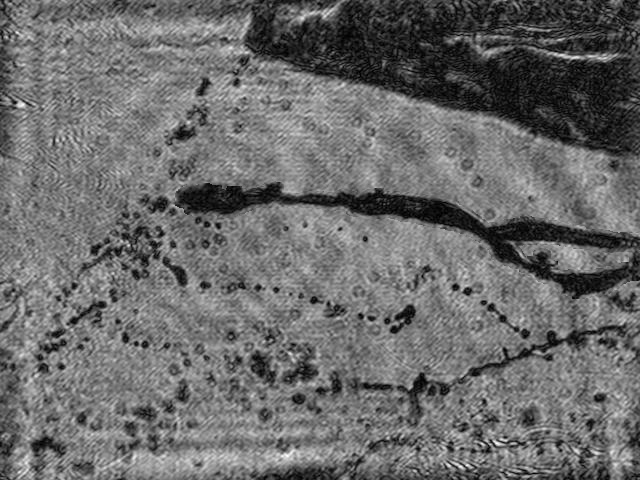
#> input picture example_data/image/07_sequence1_0_0_Img001575.tif fused image.jpg, 640 x 480 px
$ python -i utils.py   (imports and definitions only)
#> lines starting #> are read from the running program, lines starting #| are printed output that depends on the picture; after the words box and inside, x2 and y2 are one past the last pixel; in counts of white or black regions, pixels touching at a corner belong together
#> further down, picture is the input picture: shape (480, 640, 3); min 0, max 255, mean 107
import numpy as np
import cv2
from sklearn.cluster import KMeans
from scipy.spatial import distance_matrix
from scipy.optimize import linear_sum_assignment


# [123 lines left out: functions mask_treatment, deal_with_single_frame, not called in this run]


def pro_propress_mask(mask):
    '''
    remove the small connected components.
    '''
    mask = mask.astype(np.uint8)

    retval, labels, stats, centroids = cv2.connectedComponentsWithStats(
        mask, connectivity=8
    )

    all_area = np.sum(mask) / 255

    new_mask = np.zeros_like(mask)
    for i in range(1, retval):

        if stats[i, cv2.CC_STAT_AREA] / all_area <= 5e-3:
            new_mask[labels == (i)] = 0
        else:
            new_mask[labels == (i)] = 255
    return new_mask


def post_process_via_cluster(img, out_mask):
    '''
    post process the mask generated by sam2 model, the mask is a binary mask, we need to remove the small connected components and fill the holes.
    '''
#> called with out_mask = 'out.png'

    img[out_mask == 0] = 255
    # plt.imshow(mask)
    # plt.show()
    posi_coors = np.where(img < 255)
    posi_value = img[posi_coors]
    # plt.hist(posi_value, color="orange", rwidth=0.8)
    # plt.show()
    kmeans = KMeans(n_clusters=2)
    kmeans.fit(posi_value.reshape(-1, 1))
    labels = kmeans.labels_
    cl1_value = posi_value[labels == 0]
    cl2_value = posi_value[labels == 1]
    judge_list = [
        np.max(cl1_value),
        np.max(cl2_value),
        np.min(cl1_value),
        np.min(cl2_value),
    ]
#> judge_list = [251, 88, 89, 0]
    judge_list = sorted(judge_list)
#> judge_list = [0, 88, 89, 251]
    thre = int(0.5 * (judge_list[1] + judge_list[2]))
#> thre = 88
    # print(thre)
    new_mask = np.zeros_like(img)

    img[img < thre] = 0
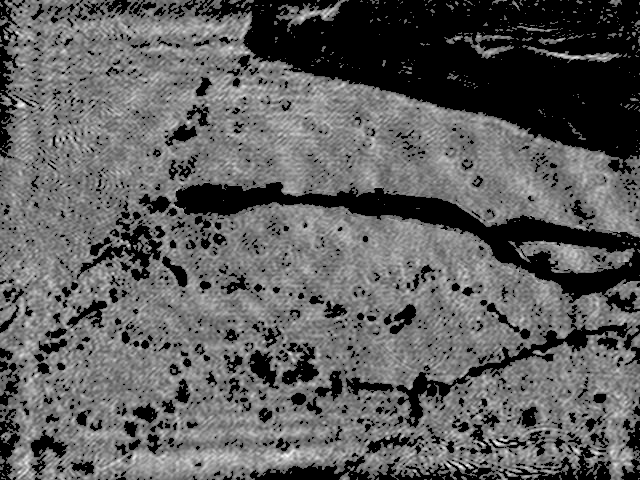
#> img: shape (480, 640, 3); min 0, max 255, mean 94.4
    img[img >= thre] = 255
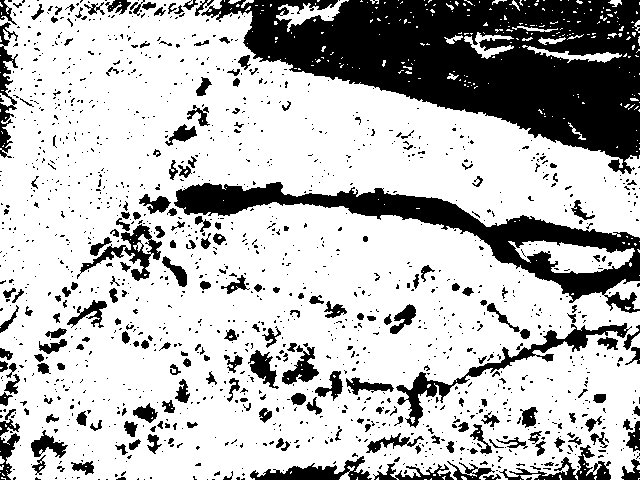
#> img: shape (480, 640, 3); 72.9% white; 1425 black regions (1197 under 20 px), largest, box (x1, y1, x2, y2) and area: (201, 0, 640, 174) 39291, (174, 182, 640, 313) 12561, (396, 323, 632, 428) 2688

    img = 255 - img
    mask = pro_propress_mask(img[..., 0])
#> in pro_propress_mask, `retval, labels, stats, centroids = cv2.connectedComponentsWithStats( m..`:
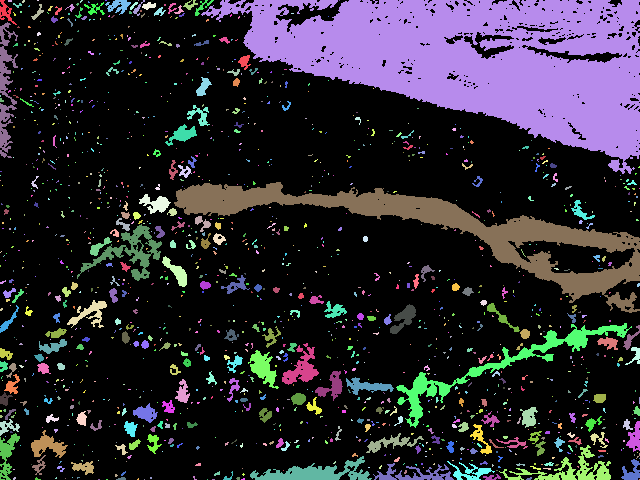
#> labels: shape (480, 640) int32; 1426 distinct labels, from 0 to 1425; one colour per label, 0 black
#> in pro_propress_mask, `retval, labels, stats, centroids = cv2.connectedComponentsWithStats( m..`: retval = 1426; stats = 1426 rows, first 6: [0, 0, 640, 480, 224035], [0, 0, 17, 25, 154], [8, 0, 4, 2, 8], [22, 0, 3, 3, 7], [37, 0, 2, 1, 2], [80, 0, 3, 3, 5]; centroids = 1426 pairs, first value 0 to 639, second value 0 to 479
#> in pro_propress_mask, `all_area = np.sum(mask) / 255`: all_area = 83165
#> after the loop in pro_propress_mask, `for i in range(1, retval):`:
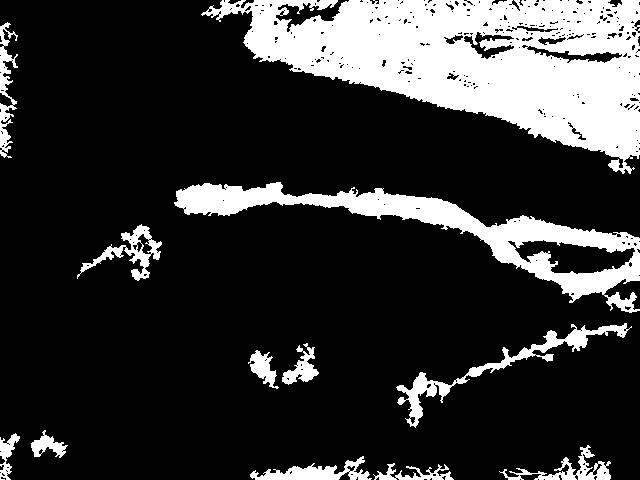
#> new_mask: shape (480, 640); 20.1% white; 12 white regions, largest, box (x1, y1, x2, y2) and area: (201, 0, 640, 174) 39291, (174, 182, 640, 313) 12561, (396, 323, 632, 428) 2688
    mask = cv2.dilate(mask, np.ones((3, 3), np.uint8), iterations=1)
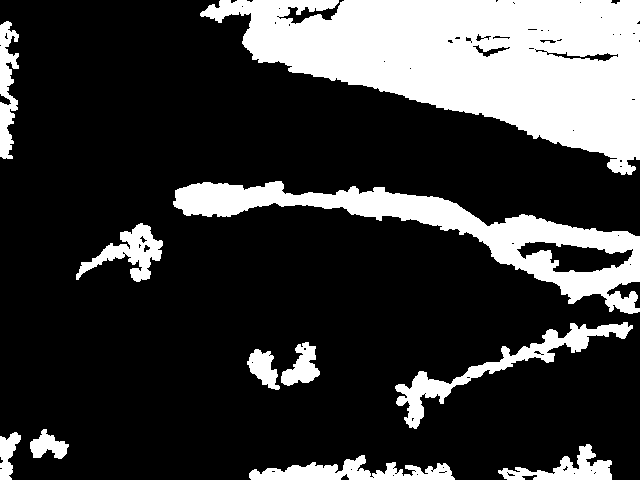
#> mask: shape (480, 640); 23.5% white; 11 white regions, largest, box (x1, y1, x2, y2) and area: (200, 0, 640, 175) 42800, (173, 181, 640, 314) 14774, (395, 322, 633, 429) 3894
    mask = cv2.erode(mask, np.ones((3, 3), np.uint8), iterations=1)
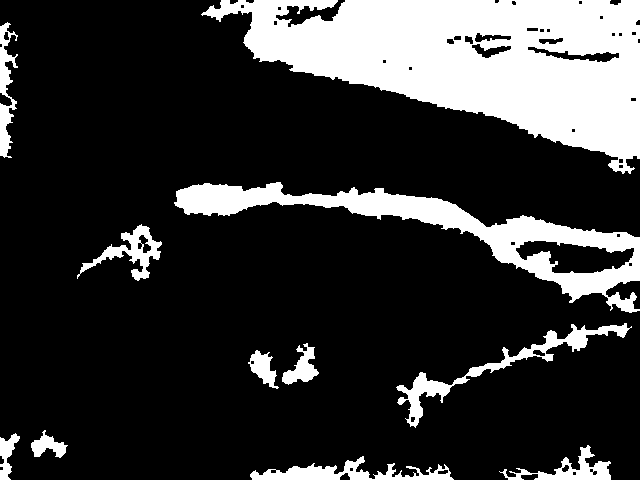
#> mask: shape (480, 640); 21% white; 11 white regions, largest, box (x1, y1, x2, y2) and area: (201, 0, 640, 174) 40888, (174, 182, 640, 313) 12836, (396, 323, 632, 428) 2826
    return mask


# [210 lines left out: functions get_partitions, warp_image, cal_light_flow, single_match, match, cal_match_process and 2 more, not called in this run]

>>> import cv2
>>> picture = cv2.imread('example_data/image/07_sequence1_0_0_Img001575.tif fused image.jpg')
>>> result = post_process_via_cluster(picture, 'out.png')

$ run again, on example_data/image/07_sequence1_0_0_Img001577.tif fused image.jpg
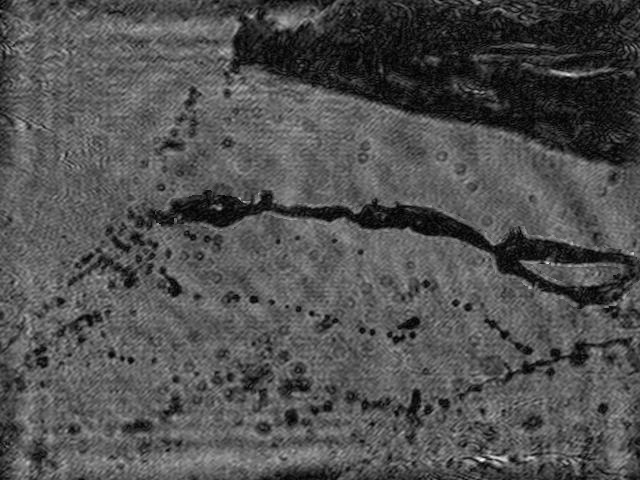
#> input picture example_data/image/07_sequence1_0_0_Img001577.tif fused image.jpg, 640 x 480 px
#> picture is the input picture: shape (480, 640, 3); min 0, max 246, mean 80.6
#> in post_process_via_cluster, `judge_list = [ np.max(cl1_value), np.max(cl2_value), np.min(cl1_value)..`: judge_list = [66, 246, 0, 67]
#> in post_process_via_cluster, `judge_list = sorted(judge_list)`: judge_list = [0, 66, 67, 246]
#> thre = 66
#> in pro_propress_mask, `retval, labels, stats, centroids = cv2.connectedComponentsWithStats( m..`:
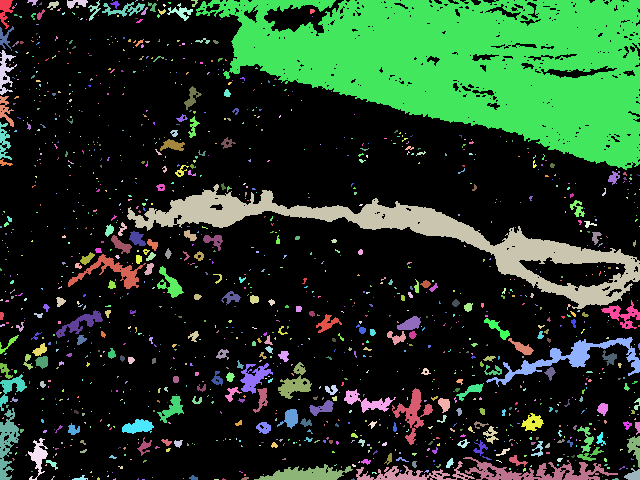
#> labels: shape (480, 640) int32; 1357 distinct labels, from 0 to 1356; one colour per label, 0 black
#> retval = 1357; stats = 1357 rows, first 6: [0, 0, 640, 480, 223639], [0, 0, 13, 29, 202], [27, 0, 11, 6, 32], [47, 1, 12, 9, 57], [67, 0, 21, 9, 113], [88, 0, 13, 21, 84]; centroids = 1357 pairs, first value 0.333 to 639, second value 0 to 479
#> all_area = 83561
#> in post_process_via_cluster, `mask = cv2.erode(mask, np.ones((3, 3), np.uint8), iterations=1)`:
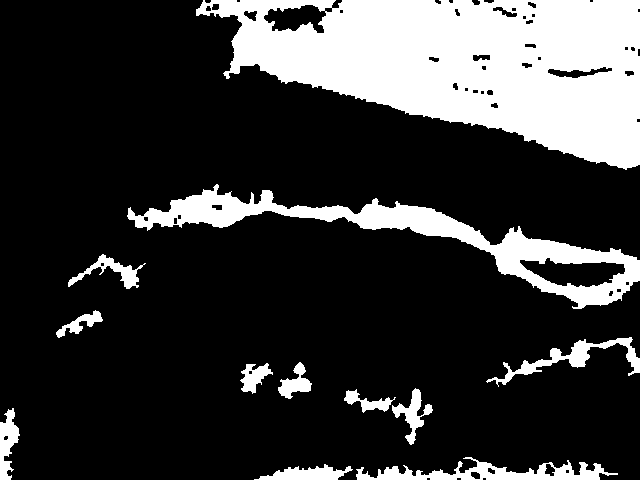
#> mask: shape (480, 640); 21.9% white; 12 white regions, largest, box (x1, y1, x2, y2) and area: (196, 0, 640, 170) 46065, (127, 184, 640, 309) 11998, (356, 457, 618, 480) 2515
